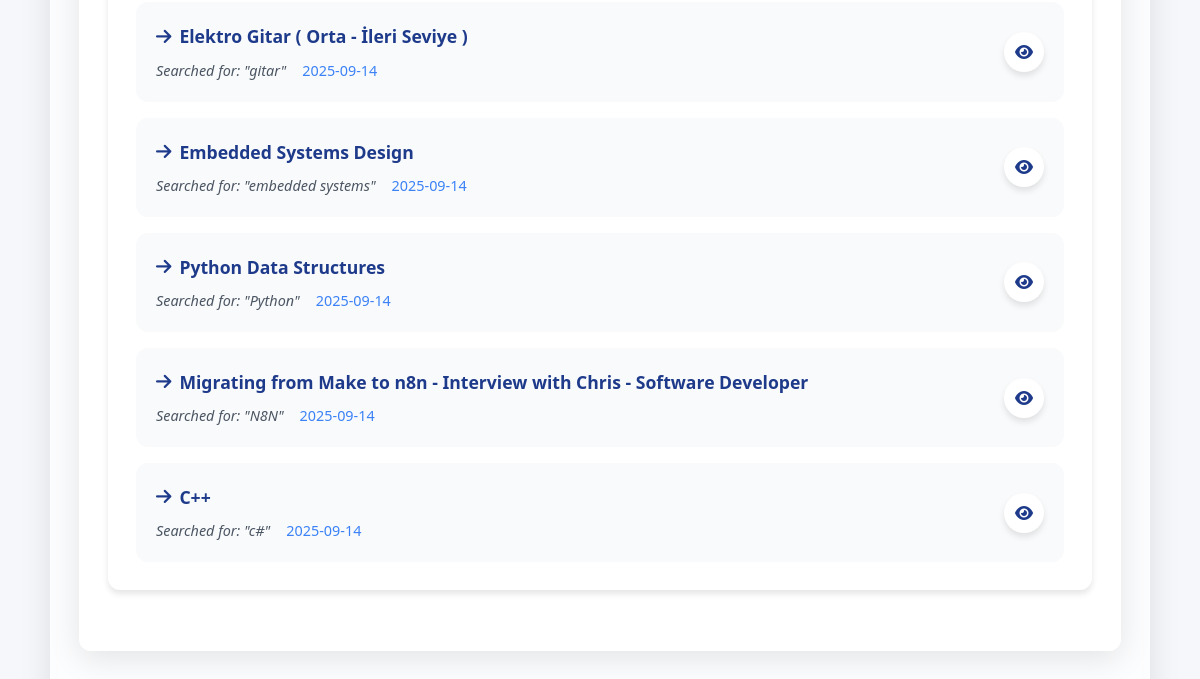
/dashboard (signed in, lower part), run on an earlier commit of the app's database.
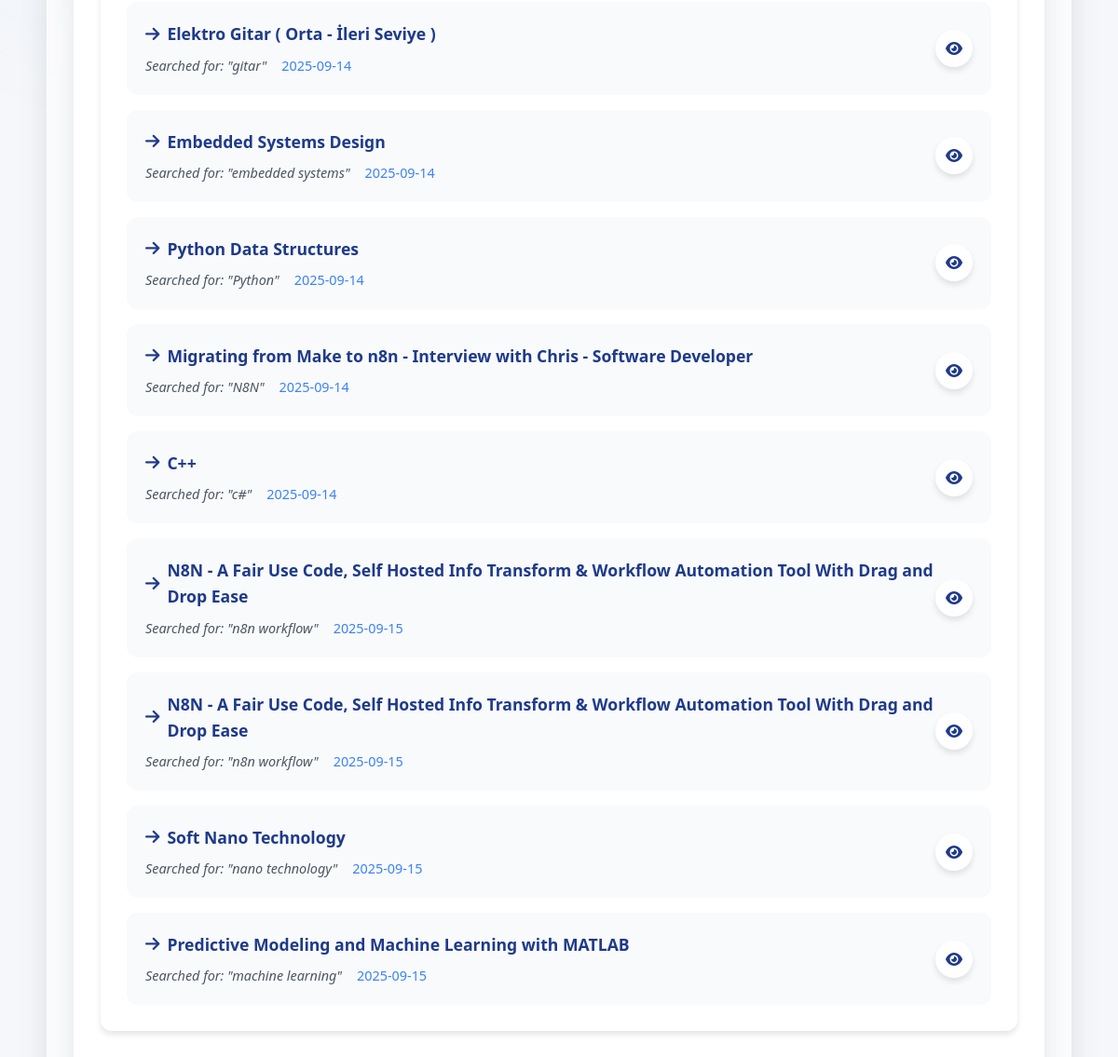
And on a later commit of the database.
### app.py (models this page shows)
class Query(db.Model):
    id = db.Column(db.Integer, primary_key=True)
    user_id = db.Column(db.Integer, db.ForeignKey('user.id'), nullable=False)
    query_text = db.Column(db.String(200), nullable=False)
    course_name = db.Column(db.String(200), nullable=False)
    timestamp = db.Column(db.DateTime, default=datetime.utcnow)

### app.py (the view)
@app.route('/dashboard')
@login_required
def dashboard():
    queries = Query.query.filter_by(user_id=current_user.id).all()
    return render_template('dashboard.html', queries=queries)

### app.py (called while the page is built)
@login_manager.user_loader
def load_user(user_id):
    return User.query.get(int(user_id))

### templates/dashboard.html (shortened to what this page needs)
{% extends "base.html" %}
{% block content %}
<div class="content-container">
    <div class="card-custom">
        <div class="card-body">
            {% if queries %}
            <div class="course-list">
                {% for query in queries %}
                <div class="course-item">
                    <div class="course-info">
                        <a href="{{ url_for('course', course_name=query.course_name) }}" class="course-link">
                            <i class="fas fa-arrow-right me-2"></i> {{ query.course_name }}
                        </a>
                        <div class="course-meta">
                            <span class="search-query">Searched for: "{{ query.query_text }}"</span>
                            <span class="search-date">{{ query.timestamp.strftime('%Y-%m-%d') }}</span>
                        </div>
                    </div>
                    <div class="course-actions">
                        <a href="{{ url_for('course', course_name=query.course_name) }}" class="btn-action">
                            <i class="fas fa-eye"></i>
                        </a>
                    </div>
                </div>
                {% endfor %}
            </div>
            {% else %}
            <div class="empty-state">
                <i class="fas fa-book-open fa-3x mb-3"></i>
                <p>No courses searched yet.</p>
                <p class="text-muted">Start by searching for a course above!</p>
            </div>
            {% endif %}
        </div>
    </div>
</div>
{% endblock %}

### templates/base.html (shortened to what this page needs)
<!DOCTYPE html>
<html lang="en">
<head>
    <link href="https://cdn.jsdelivr.net/npm/bootstrap@5.3.0/dist/css/bootstrap.min.css" rel="stylesheet">
    <link rel="stylesheet" href="https://cdnjs.cloudflare.com/ajax/libs/font-awesome/6.4.0/css/all.min.css" />
</head>
<body>
    <div class="custom-container">
        <div class="content-container">
            {% block content %}{% endblock %}
        </div>
    </div>
</body>
</html>

### templates/base.html (style rules this page uses)
:root { --bg-color: #f5f7fa; --primary: #1e3a8a; --primary-light: #3b82f6; --secondary: #60a5fa; --text-color: #1f2937; --text-light: #4b5563; --white: #ffffff; --shadow-light: 0 4px 15px rgba(59, 130, 246, 0.3); --shadow-default: 0 4px 6px rgba(0, 0, 0, 0.1); --transition: all 0.4s cubic-bezier(0.4, 0, 0.2, 1); --border-radius: 12px; --max-width: 1200px; --glass-bg: rgba(255, 255, 255, 0.7); --glass-border: rgba(255, 255, 255, 0.18); }
body::before { content: ""; position: fixed; top: 0; left: 0; width: 100%; height: 100%; background: radial-gradient(circle at 15% 50%, rgba(59, 130, 246, 0.05) 0%, transparent 25%), radial-gradient(circle at 85% 30%, rgba(30, 58, 138, 0.05) 0%, transparent 25%); z-index: -1; pointer-events: none; }
* { margin: 0; padding: 0; box-sizing: border-box; font-family: 'Segoe UI', Tahoma, Geneva, Verdana, sans-serif; scroll-behavior: smooth; }
body { background-color: var(--bg-color); color: var(--text-color); line-height: 1.6; font-size: 16px; -webkit-font-smoothing: antialiased; -moz-osx-font-smoothing: grayscale; }
.custom-container { width: 95%; max-width: var(--max-width); margin: 0 auto; padding: 0 20px; }
.content-container { background: var(--glass-bg); backdrop-filter: blur(16px); -webkit-backdrop-filter: blur(16px); border-radius: var(--border-radius); padding: 36px 28px; box-shadow: 0 8px 32px rgba(0, 0, 0, 0.1); margin: 40px auto; transition: var(--transition); border: 1px solid var(--glass-border); }
.card-custom { background: var(--glass-bg); backdrop-filter: blur(12px); -webkit-backdrop-filter: blur(12px); border-radius: var(--border-radius); padding: 24px; box-shadow: 0 8px 32px rgba(0, 0, 0, 0.1); transition: var(--transition); border: 1px solid var(--glass-border); margin-bottom: 20px; }

### templates/dashboard.html (style rules this page uses)
.content-container { animation: fadeIn 0.6s ease; }
.card-custom { background: var(--white); border-radius: var(--border-radius); padding: 28px; box-shadow: var(--shadow-default); transition: var(--transition); border: none; margin-bottom: 24px; }
.course-list { display: flex; flex-direction: column; gap: 16px; }
.course-item { display: flex; justify-content: space-between; align-items: center; padding: 20px; background-color: #f9fafb; border-radius: var(--border-radius); transition: var(--transition); }
.course-info { flex: 1; }
.course-link { font-size: 1.1rem; font-weight: 600; color: var(--primary); text-decoration: none; transition: var(--transition); display: flex; align-items: center; }
.course-meta { display: flex; gap: 16px; margin-top: 8px; font-size: 0.9rem; }
.search-query { color: var(--text-light); font-style: italic; }
.search-date { color: var(--primary-light); font-weight: 500; }
.course-actions { display: flex; gap: 12px; }
.btn-action { display: flex; align-items: center; justify-content: center; width: 40px; height: 40px; border-radius: 50%; background-color: var(--white); color: var(--primary); text-decoration: none; box-shadow: var(--shadow-default); transition: var(--transition); }

What changed in the data, as far as the page shows it:
added Query: course_name "N8N - A Fair Use Code, Self Hosted Info Transform & Workflow Automation Tool With Drag and Drop Ease", query_text "n8n workflow", timestamp "2025-09-15"
added Query: course_name "N8N - A Fair Use Code, Self Hosted Info Transform & Workflow Automation Tool With Drag and Drop Ease", query_text "n8n workflow", timestamp "2025-09-15"
added Query: course_name "Soft Nano Technology", query_text "nano technology", timestamp "2025-09-15"
added Query: course_name "Predictive Modeling and Machine Learning with MATLAB", query_text "machine learning", timestamp "2025-09-15"
